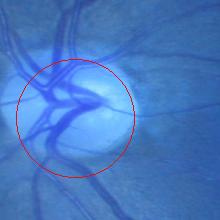
#> input picture temp_image.jpg, 220 x 220 px; its folder holds only this picture in this run
$ python -i microaneurysmdetection.py   (imports and definitions only)
#> lines starting #> are read from the running program, lines starting #| are printed output that depends on the picture; after the words box and inside, x2 and y2 are one past the last pixel; in counts of white or black regions, pixels touching at a corner belong together
#> further down, picture is the input picture: shape (220, 220, 3); mean B, G, R 193.9, 120.7, 71
import cv2
import numpy as np
import os

def extract_microaneurysmsdet(image):
    b, green_fundus, r = cv2.split(image)
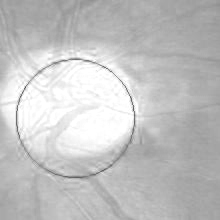
#> b: shape (220, 220); min 83, max 255, mean 193.9
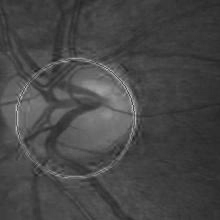
#> r: shape (220, 220); min 31, max 202, mean 71


    clahe = cv2.createCLAHE(clipLimit=2.0, tileGridSize=(8,8))
    contrast_enhanced_green_fundus = clahe.apply(green_fundus)


    r1 = cv2.morphologyEx(contrast_enhanced_green_fundus, cv2.MORPH_OPEN,
                          cv2.getStructuringElement(cv2.MORPH_ELLIPSE, (5, 5)), iterations=1)
    R1 = cv2.morphologyEx(r1, cv2.MORPH_CLOSE,
                          cv2.getStructuringElement(cv2.MORPH_ELLIPSE, (5, 5)), iterations=1)
    r2 = cv2.morphologyEx(R1, cv2.MORPH_OPEN,
                          cv2.getStructuringElement(cv2.MORPH_ELLIPSE, (11, 11)), iterations=1)
    R2 = cv2.morphologyEx(r2, cv2.MORPH_CLOSE,
                          cv2.getStructuringElement(cv2.MORPH_ELLIPSE, (11, 11)), iterations=1)
    r3 = cv2.morphologyEx(R2, cv2.MORPH_OPEN,
                          cv2.getStructuringElement(cv2.MORPH_ELLIPSE, (23, 23)), iterations=1)
    R3 = cv2.morphologyEx(r3, cv2.MORPH_CLOSE,
                          cv2.getStructuringElement(cv2.MORPH_ELLIPSE, (23, 23)), iterations=1)
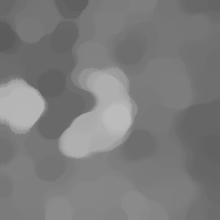
#> R3: shape (220, 220); min 92, max 187, mean 124.4


    f4 = cv2.subtract(R3, contrast_enhanced_green_fundus)
    f5 = clahe.apply(f4)


    ret, f6 = cv2.threshold(f5, 15, 255, cv2.THRESH_BINARY)
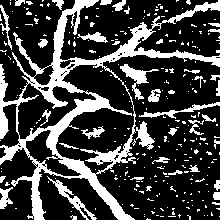
#> f6: shape (220, 220); 25.3% white; 280 white regions (240 under 20 px), largest, box (x1, y1, x2, y2) and area: (0, 0, 220, 220) 7989, (120, 64, 159, 100) 378, (47, 176, 97, 220) 363


    edges = cv2.Canny(f6, 50, 150)
#> edges: shape (220, 220); 13.1% white in thin lines or dots


    edges = cv2.dilate(edges, cv2.getStructuringElement(cv2.MORPH_ELLIPSE, (3, 3)), iterations=2)
#> edges: shape (220, 220); 54.8% white; 139 black regions (88 under 20 px), largest, box (x1, y1, x2, y2) and area: (99, 108, 220, 220) 4396, (120, 57, 220, 113) 2187, (79, 0, 204, 39) 1493
    edges = cv2.erode(edges, cv2.getStructuringElement(cv2.MORPH_ELLIPSE, (3, 3)), iterations=1)
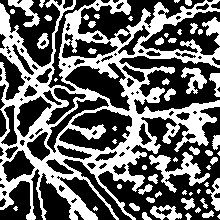
#> edges: shape (220, 220); 40.5% white; 57 white regions (17 under 20 px)


    contours, hierarchy = cv2.findContours(edges, cv2.RETR_TREE, cv2.CHAIN_APPROX_SIMPLE)
#> contours = 139 contours, 60 with area under 20; largest, box (x1, y1, x2, y2) and area: (0, 0, 220, 220) 23729, (58, 108, 133, 152) 1884, (64, 62, 131, 112) 1514, (61, 38, 119, 59) 734, (16, 95, 53, 138) 721
    mask = np.ones(f6.shape[:2], dtype="uint8") * 255

    for cnt in contours:
        area = cv2.contourArea(cnt)
        if area < 15 or area > 150:
            cv2.drawContours(mask, [cnt], -1, 0, -1)
#> this loop made 139 passes
#> area on passes 3, 4, 8, 9, 10, 11, 12, 13, 18, 21, 23, 26: 35, 43.5, 281.5, 78, 42.5, 22.5, 80, 28.5, 58.5, 169, 47.5, 30
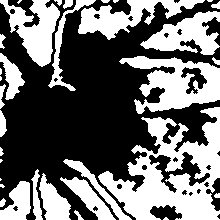
#> mask: shape (220, 220); 42.8% white; 33 white regions (9 under 20 px), largest, box (x1, y1, x2, y2) and area: (98, 107, 220, 220) 6582, (119, 56, 220, 114) 3064, (78, 0, 205, 40) 2010


    final_image = cv2.bitwise_and(f6, f6, mask=mask)
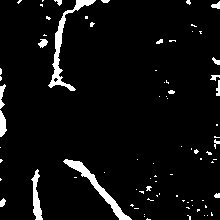
#> final_image: shape (220, 220); 5.2% white; 81 white regions (63 under 20 px), largest, box (x1, y1, x2, y2) and area: (48, 0, 96, 91) 670, (63, 159, 132, 220) 613, (31, 169, 43, 220) 284
    return final_image

# [22 lines not run here, left out]

>>> import cv2
>>> picture = cv2.imread('temp_image.jpg')
>>> result = extract_microaneurysmsdet(picture)
